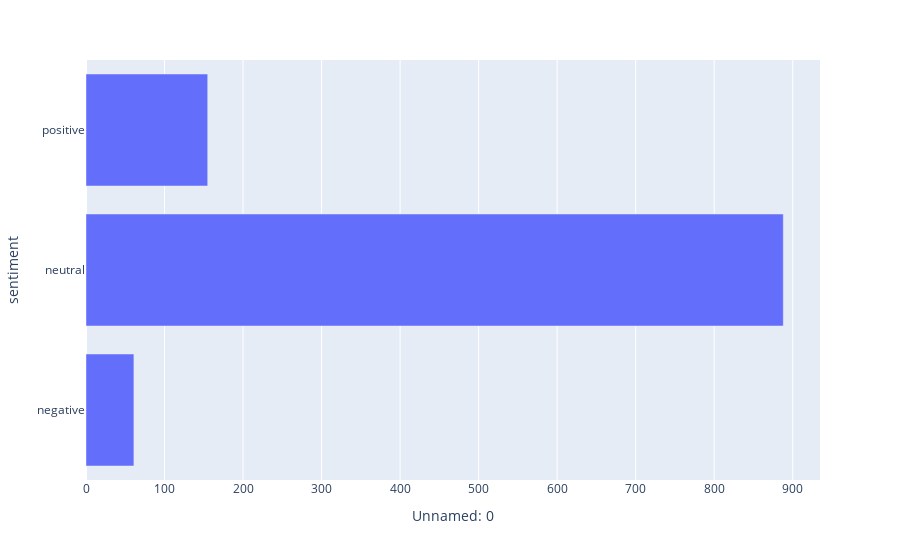

Notebook source saved alongside this figure:
### Markdown cell above
## Sinopharm Plot

### Code cell
sinopharm = filtered_timeline(df, ['sinopharm'], title='sinopharm')


sinopharm_df = sinopharm.groupby(['sentiment']).count()
sinopharm_df=sinopharm_df.drop(columns=['user_description','user_created','user_followers','user_friends','user_favourites','user_verified','source','user_name','id','user_location','date','text','hashtags','retweets','favorites','is_retweet','orig_text'])



import plotly.express as px

fig = px.bar(sinopharm_df, x='Unnamed: 0')
fig.show()

### Figure 1 — Plotly figure (JSON) as saved in the notebook; plotly's stock layout.template omitted (floating-point values rounded to 4 significant figures)
{"data": [{"alignmentgroup": "True", "hovertemplate": "Unnamed: 0=%{x}<br>sentiment=%{y}<extra></extra>", "legendgroup": "", "marker": {"color": "#636efa"}, "name": "", "offsetgroup": "", "orientation": "h", "showlegend": false, "textposition": "auto", "type": "bar", "x": [61, 888, 155], "xaxis": "x", "y": ["negative", "neutral", "positive"], "yaxis": "y"}], "layout": {"barmode": "relative", "legend": {"tracegroupgap": 0}, "margin": {"t": 60}, "xaxis": {"anchor": "y", "domain": [0, 1], "title": {"text": "Unnamed: 0"}}, "yaxis": {"anchor": "x", "domain": [0, 1], "title": {"text": "sentiment"}}}}
